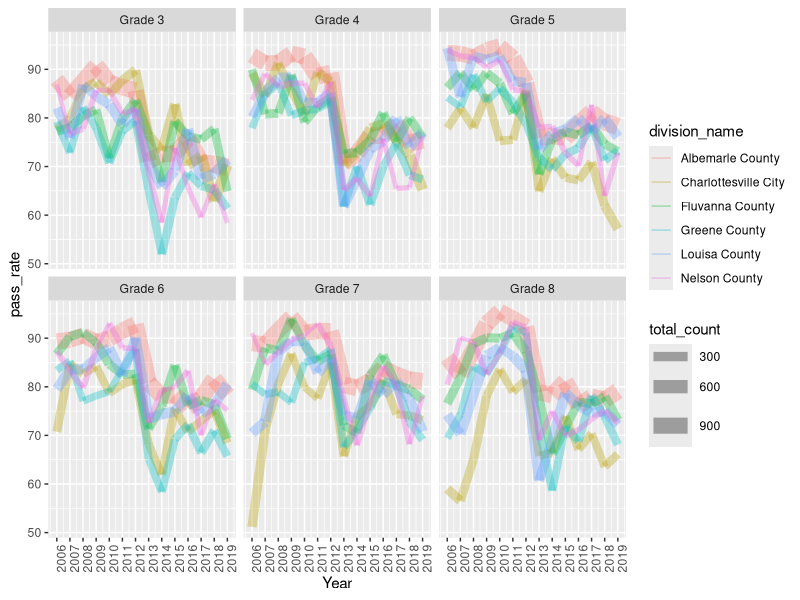
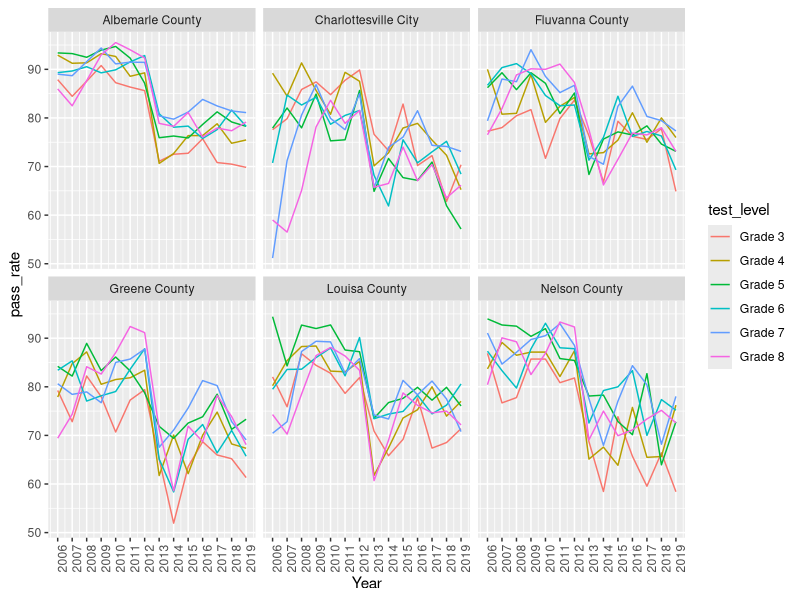
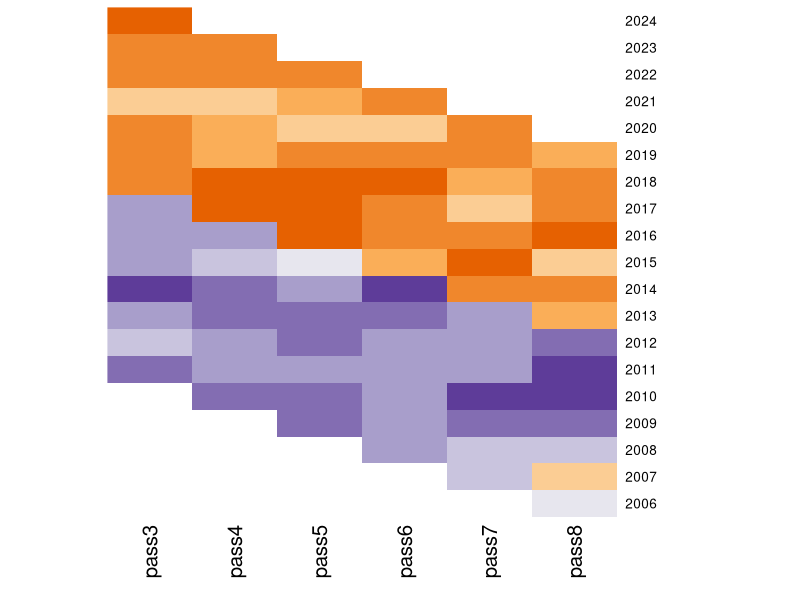
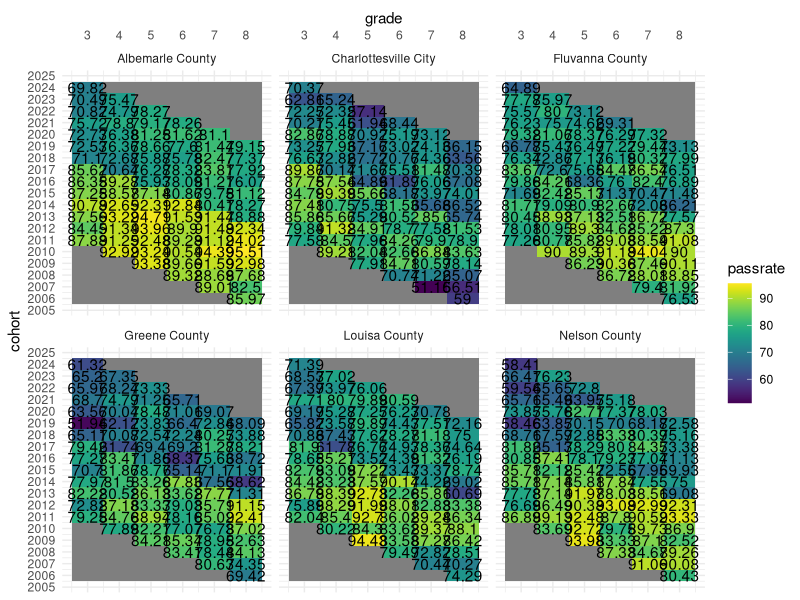
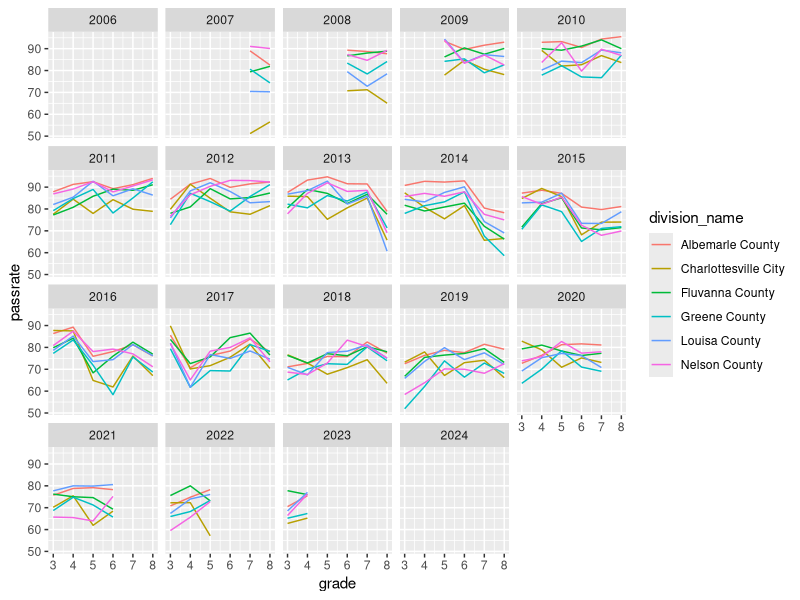
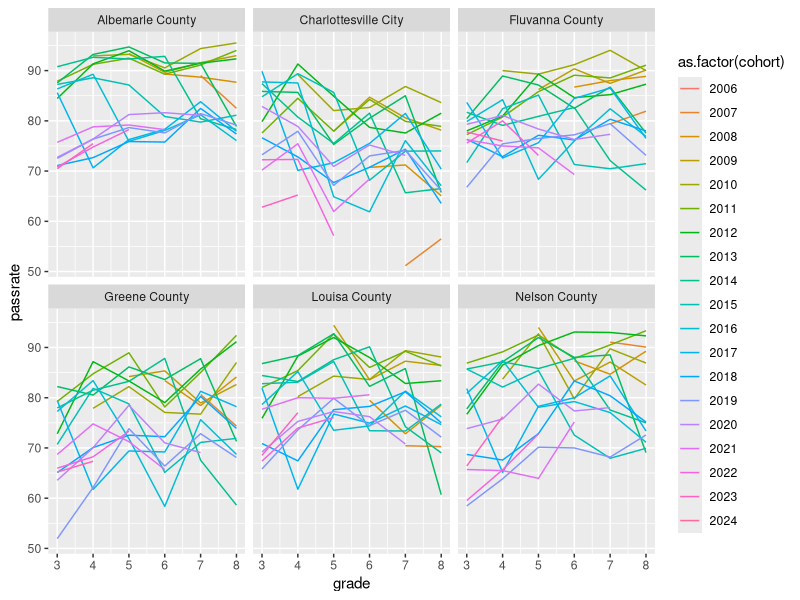

Write the R code that produced these figures, in order.
# SOL reading pass rates: division metrics and cohort metrics
#   division level (school level in next phase)
#   total students (Black-white gap in next phase)


# set up
library(tidyverse)
library(RColorBrewer) 

setwd("cvilleequity_readingsol")

# read in data
division <- read_csv("dvision_allraces.csv")
names(division) <- tolower(str_replace(names(division), " ", "_"))

division <- division %>% 
  mutate(ayear = as.numeric(str_sub(school_year, 6,9)),
         grade = as.numeric(str_sub(test_level, 7,7)))

# Examine by year
# division by year
ggplot(division, aes(x = ayear, y = pass_rate, color = division_name)) +
  geom_line(aes(size = total_count), alpha = 1/3) + 
  scale_x_continuous(name = "Year", breaks =seq(2006,2019,1)) +
  facet_wrap(~test_level) +
  theme(axis.text.x = element_text(angle = 90))
# 2013 appears to be year the pass threshold changes
# more variation across divisions in older grades?

# grade by year
ggplot(division, aes(x = ayear, y = pass_rate, color = test_level)) +
  geom_line() + 
  scale_x_continuous(name = "Year", breaks =seq(2006,2019,1)) +
  facet_wrap(~division_name) +
  theme(axis.text.x = element_text(angle = 90))
# more variation across grades in some divisions than others


# Make cohorts - wide
# there is definitely a more elegant way to do this, but for expediency's sake...
cohort8 <- division %>% 
  filter(grade == 8) %>% 
  mutate(cohort = ayear) %>% 
  select(division_number, division_name, cohort, pass8 = pass_rate, total8 = total_count)

cohort7 <- division %>% 
  filter(grade == 7) %>% 
  mutate(cohort = ayear + 1) %>% 
  select(division_number, division_name, cohort, pass7 = pass_rate, total7 = total_count)

cohort6 <- division %>% 
  filter(grade == 6) %>% 
  mutate(cohort = ayear + 2) %>% 
  select(division_number, division_name, cohort, pass6 = pass_rate, total6 = total_count)

cohort5 <- division %>% 
  filter(grade == 5) %>% 
  mutate(cohort = ayear + 3) %>% 
  select(division_number, division_name, cohort, pass5 = pass_rate, total5 = total_count)

cohort4 <- division %>% 
  filter(grade == 4) %>% 
  mutate(cohort = ayear + 4) %>% 
  select(division_number, division_name, cohort, pass4 = pass_rate, total4 = total_count)

cohort3 <- division %>% 
  filter(grade == 3) %>% 
  mutate(cohort = ayear + 5) %>% 
  select(division_number, division_name, cohort, pass3 = pass_rate, total3 = total_count)

cohort <- cohort3 %>% 
  full_join(cohort4) %>% 
  full_join(cohort5) %>% 
  full_join(cohort6) %>% 
  full_join(cohort7) %>% 
  full_join(cohort8) %>% 
  arrange(division_name, cohort)

# heatmap version (using heatmap library)
# requires a matrix
cohort_matrix <- as.data.frame(cohort) %>% 
  filter(division_name == "Albemarle County") %>% 
    column_to_rownames("cohort") %>% 
  select(starts_with("pass")) %>% 
  as.matrix()

heatmap(cohort_matrix, Colv = NA, Rowv = NA, scale = "column", col = colorRampPalette(brewer.pal(5, "PuOr"))(10))

# heatmap version, better way
# make data long, and use ggplot
cohort_long <- cohort %>% 
  select(division_name, cohort, starts_with("pass")) %>% 
  pivot_longer(cols = starts_with("pass"), 
               names_to = "grade", names_prefix = "pass", names_transform = list(grade = as.integer),
               values_to = "passrate")

ggplot(cohort_long, aes(grade, cohort)) +
  geom_tile(aes(fill = passrate)) +
  geom_text(aes(label = passrate)) +
  scale_x_continuous(position = "top", breaks = seq(3,8,1)) +
  scale_y_continuous(breaks = seq(2005,2025,1)) +
  facet_wrap(~division_name) +
  viridis::scale_fill_viridis() +
  theme_minimal()

# line plot versions
ggplot(cohort_long, aes(x = grade, y = passrate, color = division_name)) +
  geom_line() + facet_wrap(~cohort)

ggplot(cohort_long, aes(x = grade, y = passrate, color = as.factor(cohort))) +
  geom_line() + facet_wrap(~division_name)
